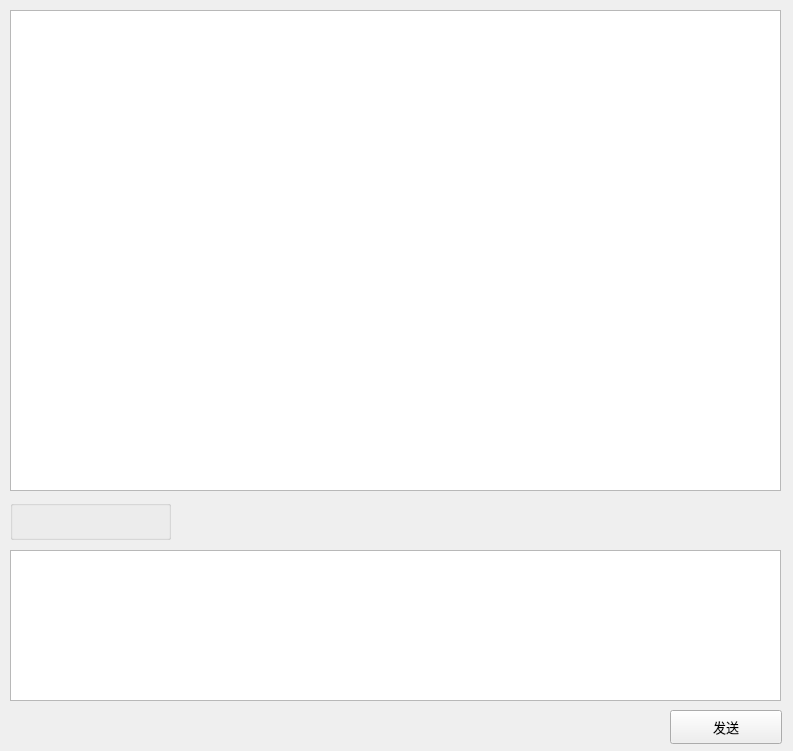
<?xml version="1.0" encoding="UTF-8"?>
<ui version="4.0">
 <class>ChatDialog</class>
 <widget class="QDialog" name="ChatDialog">
  <property name="geometry">
   <rect>
    <x>0</x>
    <y>0</y>
    <width>793</width>
    <height>751</height>
   </rect>
  </property>
  <property name="windowTitle">
   <string>Dialog</string>
  </property>
  <widget class="QGroupBox" name="groupBox">
   <property name="geometry">
    <rect>
     <x>10</x>
     <y>500</y>
     <width>161</width>
     <height>40</height>
    </rect>
   </property>
   <property name="title">
    <string/>
   </property>
   <widget class="QPushButton" name="pb_tool1">
    <property name="geometry">
     <rect>
      <x>0</x>
      <y>0</y>
      <width>40</width>
      <height>40</height>
     </rect>
    </property>
    <property name="text">
     <string/>
    </property>
    <property name="icon">
     <iconset resource="res.qrc">
      <normaloff>:/images/folders.png</normaloff>:/images/folders.png</iconset>
    </property>
    <property name="iconSize">
     <size>
      <width>40</width>
      <height>40</height>
     </size>
    </property>
    <property name="flat">
     <bool>true</bool>
    </property>
   </widget>
   <widget class="QPushButton" name="pb_tool2">
    <property name="geometry">
     <rect>
      <x>60</x>
      <y>0</y>
      <width>40</width>
      <height>40</height>
     </rect>
    </property>
    <property name="text">
     <string/>
    </property>
    <property name="icon">
     <iconset resource="res.qrc">
      <normaloff>:/images/save.png</normaloff>:/images/save.png</iconset>
    </property>
    <property name="iconSize">
     <size>
      <width>40</width>
      <height>40</height>
     </size>
    </property>
    <property name="flat">
     <bool>true</bool>
    </property>
   </widget>
   <widget class="QPushButton" name="pb_tool3">
    <property name="geometry">
     <rect>
      <x>120</x>
      <y>0</y>
      <width>40</width>
      <height>40</height>
     </rect>
    </property>
    <property name="text">
     <string/>
    </property>
    <property name="icon">
     <iconset resource="res.qrc">
      <normaloff>:/images/sett.png</normaloff>:/images/sett.png</iconset>
    </property>
    <property name="iconSize">
     <size>
      <width>40</width>
      <height>40</height>
     </size>
    </property>
    <property name="flat">
     <bool>true</bool>
    </property>
   </widget>
  </widget>
  <widget class="QPushButton" name="pb_send">
   <property name="enabled">
    <bool>true</bool>
   </property>
   <property name="geometry">
    <rect>
     <x>670</x>
     <y>710</y>
     <width>112</width>
     <height>34</height>
    </rect>
   </property>
   <property name="minimumSize">
    <size>
     <width>112</width>
     <height>34</height>
    </size>
   </property>
   <property name="maximumSize">
    <size>
     <width>112</width>
     <height>34</height>
    </size>
   </property>
   <property name="font">
    <font>
     <family>微软雅黑</family>
     <pointsize>10</pointsize>
    </font>
   </property>
   <property name="text">
    <string>发送</string>
   </property>
  </widget>
  <widget class="QTextBrowser" name="tb_chat">
   <property name="geometry">
    <rect>
     <x>10</x>
     <y>10</y>
     <width>771</width>
     <height>481</height>
    </rect>
   </property>
  </widget>
  <widget class="QTextEdit" name="te_chat">
   <property name="geometry">
    <rect>
     <x>10</x>
     <y>550</y>
     <width>771</width>
     <height>151</height>
    </rect>
   </property>
  </widget>
 </widget>
 <resources>
  <include location="res.qrc"/>
 </resources>
 <connections/>
</ui>
